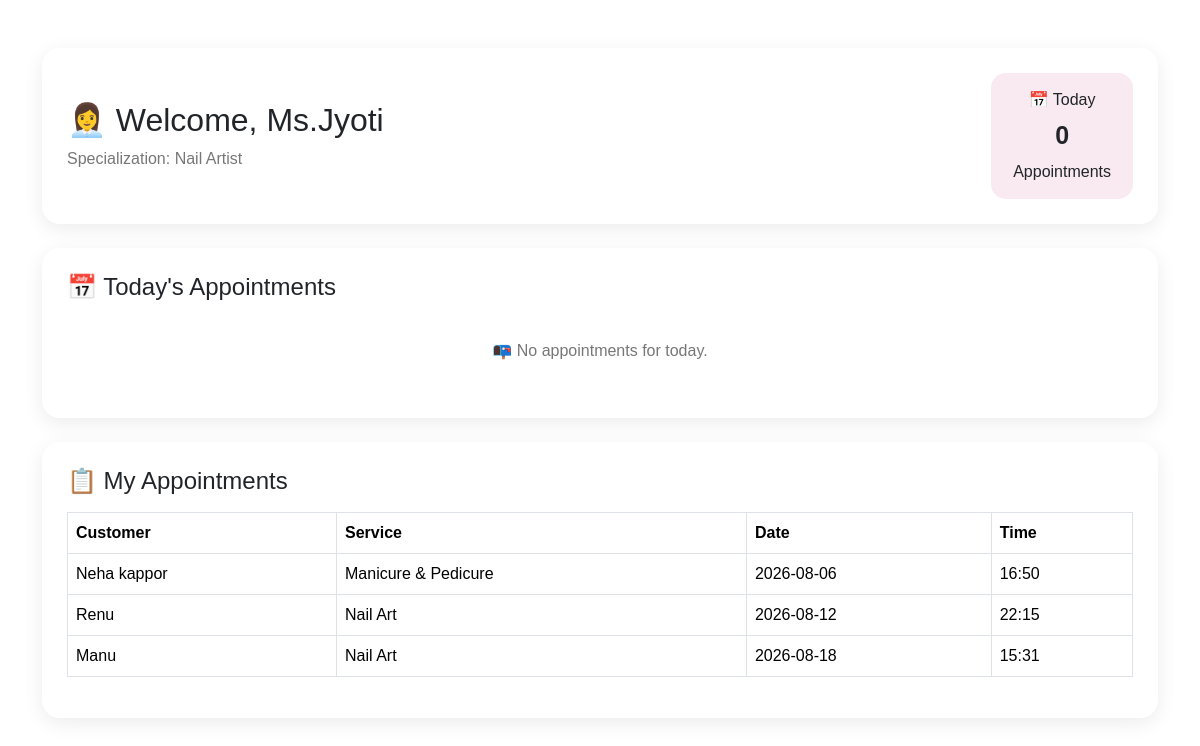
/staff_dashboard/6 (signed in), run on an earlier commit of the app's database.
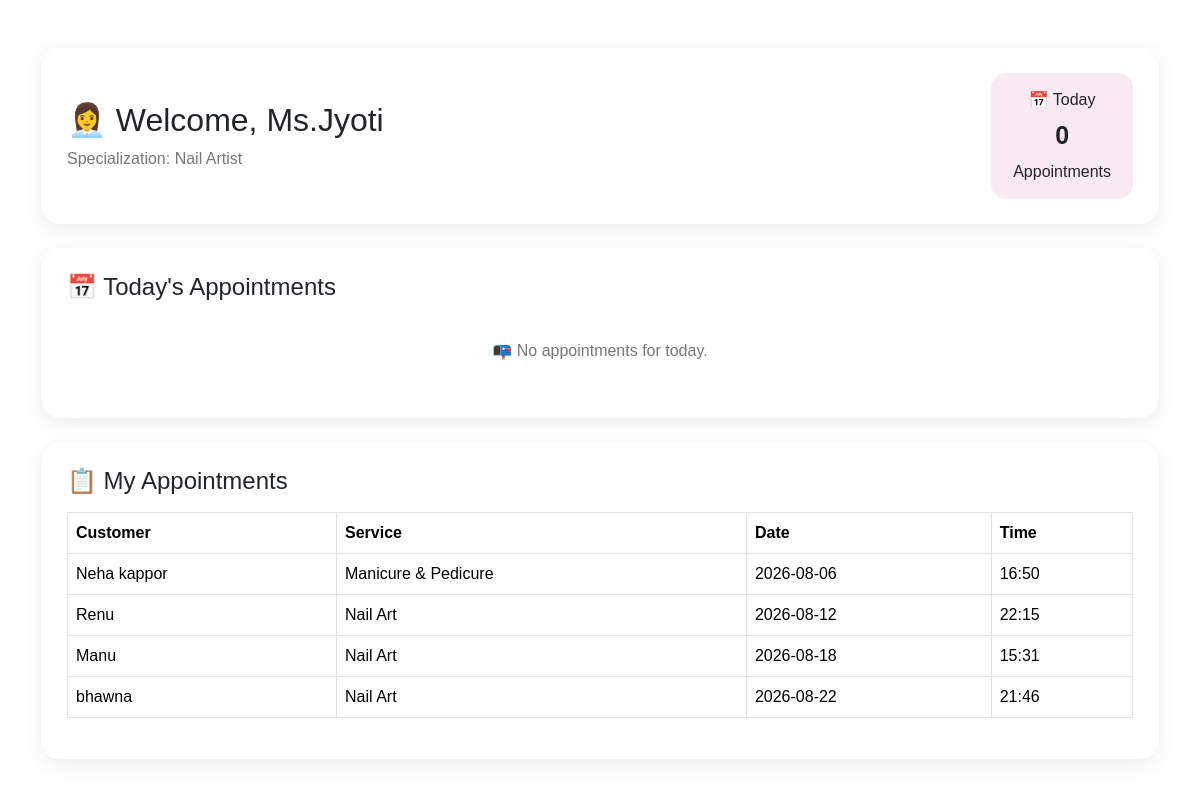
And on a later commit of the database.
### models.py (models this page shows)
class Appointment(db.Model):
    id = db.Column(db.Integer, primary_key=True)
    customer_name = db.Column(db.String(100), nullable=False)
    customer_gender = db.Column(db.String(10), nullable=True)
    service_name = db.Column(db.String(100), nullable=False)
    staff_name = db.Column(db.String(100), nullable=False)
    appointment_date = db.Column(db.String(20), nullable=False)
    appointment_time = db.Column(db.String(20), nullable=False)
    status = db.Column(db.String(20), default="Booked")

### app.py (the view)
@app.route('/staff_dashboard/<int:staff_id>')
def staff_dashboard(staff_id):
    staff = Staff.query.get_or_404(staff_id)
    today = datetime.now().strftime("%Y-%m-%d")
    appointments = Appointment.query.filter_by(
        staff_name=staff.name,
        appointment_date=today
    ).all()
    my_appointments = Appointment.query.filter_by(
        staff_name=staff.name
    ).order_by(
        Appointment.appointment_date,
        Appointment.appointment_time
    ).all()
    return render_template(
        "staff_dashboard.html",
        staff=staff,
        appointments=appointments,
        my_appointments=my_appointments
    )

### templates/staff_dashboard.html
{% extends "base.html" %}
{% block content %}
<div class="container mt-5">
    <div class="staff-header">
        <div>
            <h2>👩‍💼 Welcome, {{ staff.name }}</h2>
            <p>Specialization: {{ staff.specialization }}</p>
        </div>
        <div class="today-box">
            📅 Today
            <strong>{{ appointments|length }}</strong>
            Appointments
        </div>
    </div>
    <div class="dashboard-card mt-4">
        <h4>📅 Today's Appointments</h4>
        {% if appointments %}
        <div class="table-responsive mt-3">
            <table class="table table-bordered">
                <thead>
                    <tr>
                        <th>Customer</th>
                        <th>Service</th>
                        <th>Time</th>
                        <th>Status</th>
                        <th>Action</th>
                    </tr>
                </thead>
                <tbody>
                    {% for appointment in appointments %}
                    <tr>
                        <td>{{ appointment.customer_name }}</td>
                        <td>{{ appointment.service_name }}</td>
                        <td>{{ appointment.appointment_time }}</td>
                        <td>
                            <span class="status-badge">
                                Booked
                            </span>
                        </td>
                        <td>
                            <button class="complete-btn"
                                    onclick="this.innerHTML='✓ Completed'; this.disabled=true;">
                                Complete
                            </button>
                        </td>
                    </tr>
                    {% endfor %}
                </tbody>
            </table>
        </div>
        {% else %}
        <div class="no-appointment">
            📭 No appointments for today.
        </div>
        {% endif %}
    </div>
<div class="dashboard-card mt-4">
    <h4>📋 My Appointments</h4>
    {% if my_appointments %}
    <div class="table-responsive mt-3">
        <table class="table table-bordered">
            <thead>
                <tr>
                    <th>Customer</th>
                    <th>Service</th>
                    <th>Date</th>
                    <th>Time</th>
                </tr>
            </thead>
            <tbody>
                {% for appointment in my_appointments %}
                <tr>
                    <td>{{ appointment.customer_name }}</td>
                    <td>{{ appointment.service_name }}</td>
                    <td>{{ appointment.appointment_date }}</td>
                    <td>{{ appointment.appointment_time }}</td>
                </tr>
                {% endfor %}
            </tbody>
        </table>
    </div>
    {% else %}
    <div class="no-appointment">
        📭 No appointments found.
    </div>
    {% endif %}
   </div>
</div>
{% endblock %}

What changed in the data, as far as the page shows it:
added Appointment: customer_name "bhawna", service_name "Nail Art", appointment_date "2026-08-22", appointment_time "21:46"
